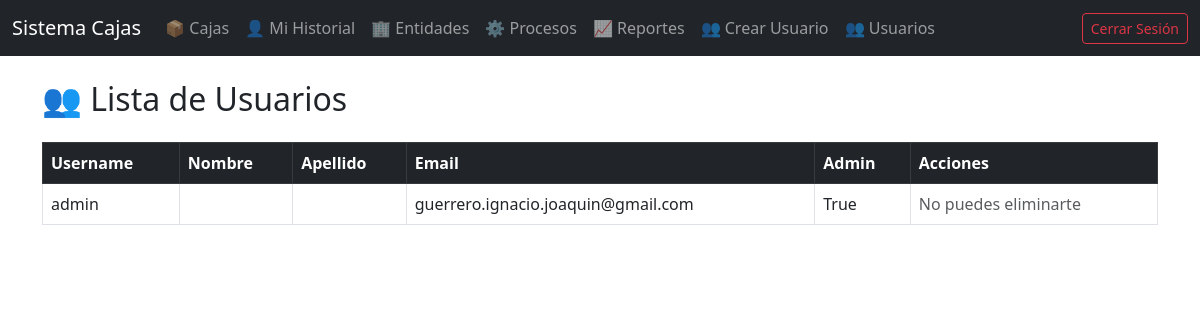
The app's page /usuarios/listar/ (signed in), older data.
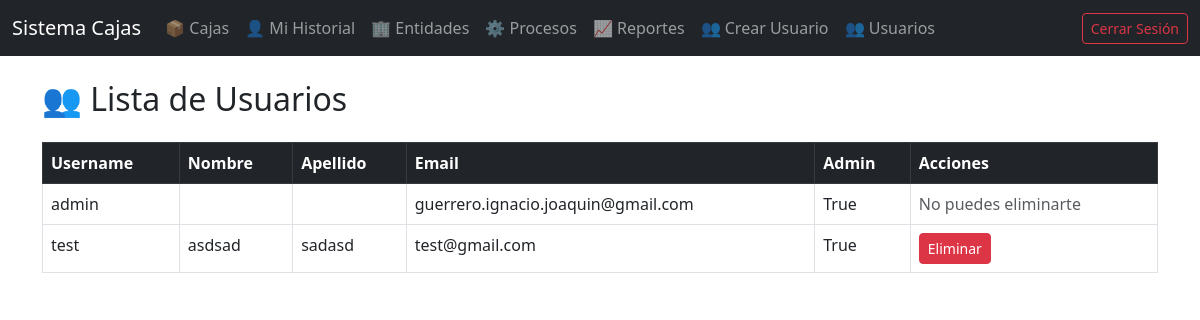
The same page, newer data.
### usuarios/models.py (models this page shows)
class Usuario(AbstractUser):
    nombre = models.CharField(max_length=100)
    apellido = models.CharField(max_length=100)

### usuarios/views.py (the view)
# urls.py: path('listar/', listar_usuarios, name='listar_usuarios'),
@login_required
@user_passes_test(lambda u: u.is_staff)
def listar_usuarios(request):
    usuarios = Usuario.objects.all()
    return render(request, 'usuarios/listar_usuarios.html', {'usuarios': usuarios})

### templates/usuarios/listar_usuarios.html (shortened to what this page needs)
{% extends 'base.html' %}
{% block content %}
<h2 class="mb-4">👥 Lista de Usuarios</h2>
<table class="table table-bordered table-hover">
  <thead class="table-dark">
    <tr>
      <th>Username</th>
      <th>Nombre</th>
      <th>Apellido</th>
      <th>Email</th>
      <th>Admin</th>
      <th>Acciones</th>
    </tr>
  </thead>
  <tbody>
    {% for usuario in usuarios %}
      <tr>
        <td>{{ usuario.username }}</td>
        <td>{{ usuario.nombre }}</td>
        <td>{{ usuario.apellido }}</td>
        <td>{{ usuario.email }}</td>
        <td>{{ usuario.is_staff }}</td>
        <td>
          {% if usuario != request.user %}
            <a href="{% url 'eliminar_usuario' usuario.id %}" class="btn btn-sm btn-danger" onclick="return confirm('¿Estás seguro de eliminar este usuario?')">Eliminar</a>
          {% else %}
            <span class="text-muted">No puedes eliminarte</span>
          {% endif %}
        </td>
      </tr>
    {% endfor %}
  </tbody>
</table>
{% endblock %}

Row changes from the older to the newer data that the page shows:
added Usuario: username "test", nombre "asdsad", apellido "sadasd", email "test@gmail.com", is_staff "True", shows "Eliminar"
